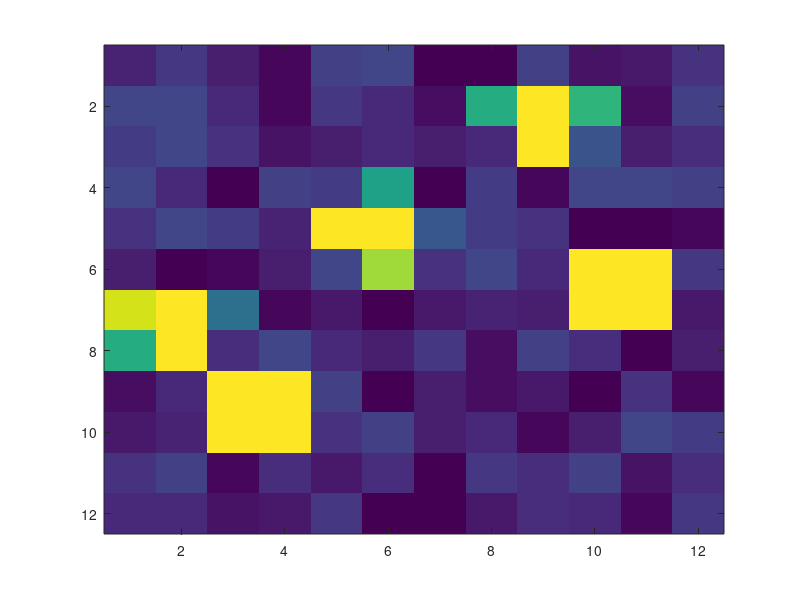

Here is the MATLAB script that generated this plot: (Note: this script raises an error after producing the figure.)
fprintf('Problem 3\n\n\n')
% Author: Anant Girdhar
% Date: 2024-09-24

load A2P3.mat;
figure;
image(p3_image);
colormap(parula(max(max(p3_image))));
colorbar;
xlabel('u');
ylabel('v');

% Part (a)
% Remove noisy measurements
cleared_image = p3_image;
cleared_image(p3_image < 30) = 0;

% Create heat map
figure;
image(cleared_image);
colormap(parula(max(max(p3_image))));
colorbar;
xlabel('u');
ylabel('v');


% Part (b)
disp('Part (b)')
% Estimate star positions
% Reminder: the image matrix is indexed (v, u)
% Create a list of coordinates for the identified stars
stars = [];
image_size = size(cleared_image);
% Create a list of coordinates with nonzero values that we've already processed
processed_cells = [];
for u = 1 : image_size(2)
  for v = 1 : image_size(1)
    if cleared_image(v, u) > 0
      if length(processed_cells) > 0 && ismember([u v], processed_cells, 'rows')
        continue
      end
      % This cell is part of a star
      % Now we need to find all illuminated cells that are orthogonally connected to this cell
      % Employ a Depth First Search type algorithm to identify which cells belong to this star
      % fprintf('Initiating from (%d %d)\n', u, v)
      [star_coords, photon_count, processed_cells] = locate_star_at(cleared_image, u, v, processed_cells);
      % fprintf('Found star at (%d %d)\n', star_coords)
      stars = [stars ; star_coords];
    end
  end
end
disp('Star coordinates found:')
disp(stars')
fprintf('\n')

% Part (c)
disp('Part (c)')
% Find line of sight vectors for each star
star_vectors = stars;
f = 60;
u_p = 6;
v_p = 6;
% First do an origin shift in the sensor plane relative to (u_p, v_p)
star_vectors(:, 1) = star_vectors(:, 1) - u_p;
star_vectors(:, 2) = star_vectors(:, 2) - v_p;
star_vectors(:, 3) = f;
% Now normalize each row of vectors
star_vectors = star_vectors ./ vecnorm(star_vectors')';
disp('Line of sight unit vectors computed:')
disp(star_vectors')
fprintf('\n')


% Part (d)
disp('Part (d)')
% Compute angles between all star-pairs
dot_products = star_vectors * star_vectors';
angles_degrees = acosd(dot_products);
% Tabulate results
disp('Tabulated results of star angles:')
fprintf('            Star i                          Star j              Dot Product   Angle (deg)\n')
for i = 1:length(star_vectors)
  for j = 1:length(star_vectors)
    fprintf('(%s)   (%s)      %.4f      %.4f\n', ...
      sprintf(' %7.4f ', star_vectors(i, :)), ...
      sprintf(' %7.4f ', star_vectors(j, :)), ...
      dot_products(i, j), ...
      angles_degrees(i, j))
  end
end

save('A2P3_computed.mat', 'cleared_image', 'stars', 'star_vectors', 'dot_products', 'angles_degrees');


function [star_coords, photon_count, processed_cells] = locate_star_at(image, u, v, processed_cells)
  image_size = size(image);
  if v > image_size(1) || ...
      v < 1 || ...
      u > image_size(2) || ...
      u < 1 || ...
      (length(processed_cells) > 0 && ismember([u v], processed_cells, 'rows')) || ...
      image(v, u) == 0
    star_coords = [0 0];
    photon_count = 0;
    % fprintf('Ending at (%d, %d)\n', u, v)
    return
  end
  % Initialize the star coordinates for this star
  % If this cell has already been visited, then we don't need to do anything
  % Find the weighted cell centroid and mark this cell as processed
  % fprintf('At (%d, %d)...\n', u, v)
  photon_count = image(v, u);
  star_coords = [u - 0.5, v - 0.5] * photon_count;
  processed_cells = [processed_cells ; [u, v]];
  % Now we just need to check the cells to the left, right, top, and bottom of this cell
  % Remember that each call to locate_star_at() will return star coordinates divided by the photon_count
  % This division operation needs to be undone before adding the contribution to the star coordinates
  [star_coords_contribution, photon_count_contribution, processed_cells] = locate_star_at(image, u+1, v, processed_cells);
  star_coords = star_coords + star_coords_contribution * photon_count_contribution;
  photon_count = photon_count + photon_count_contribution;
  [star_coords_contribution, photon_count_contribution, processed_cells] = locate_star_at(image, u, v+1, processed_cells);
  star_coords = star_coords + star_coords_contribution * photon_count_contribution;
  photon_count = photon_count + photon_count_contribution;
  [star_coords_contribution, photon_count_contribution, processed_cells] = locate_star_at(image, u-1, v, processed_cells);
  star_coords = star_coords + star_coords_contribution * photon_count_contribution;
  photon_count = photon_count + photon_count_contribution;
  [star_coords_contribution, photon_count_contribution, processed_cells] = locate_star_at(image, u, v-1, processed_cells);
  star_coords = star_coords + star_coords_contribution * photon_count_contribution;
  photon_count = photon_count + photon_count_contribution;
  % Normalize the star coordinates to complete the averaging process
  star_coords = star_coords / photon_count;
end
